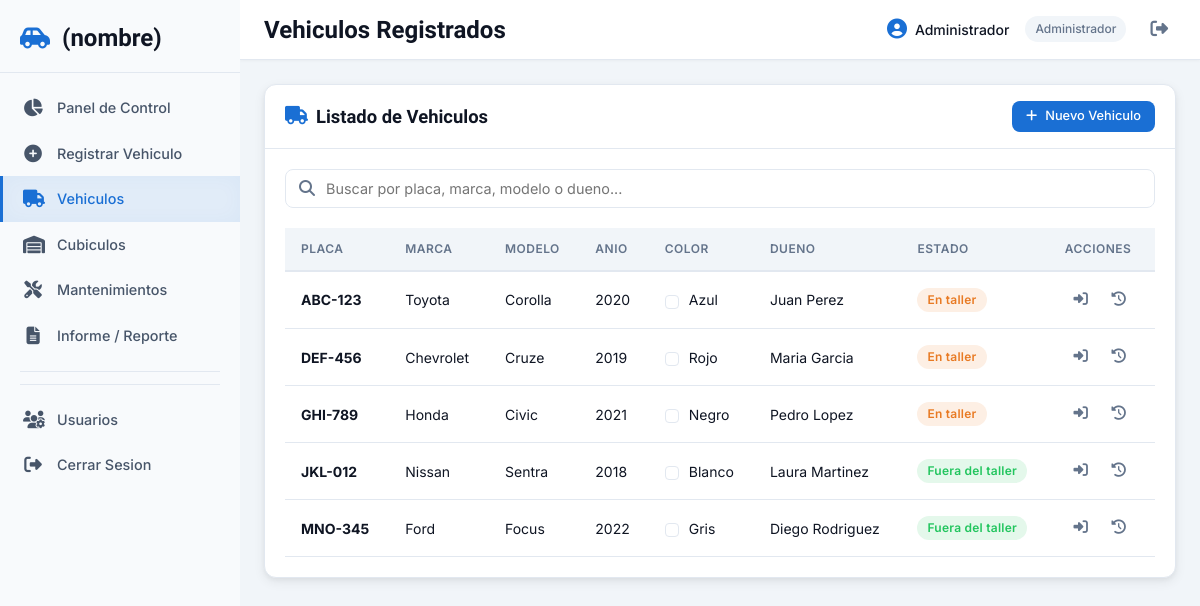
The page /vehiculos/lista.php (signed in) on the database its author committed.
### tables this page shows
CREATE TABLE IF NOT EXISTS vehiculos (
    id              INT UNSIGNED AUTO_INCREMENT PRIMARY KEY,
    placa           VARCHAR(20) NOT NULL UNIQUE,
    marca           VARCHAR(80) NOT NULL,
    modelo          VARCHAR(80) NOT NULL,
    anio            YEAR NOT NULL,
    color           VARCHAR(40) NOT NULL,
    dueno_nombre    VARCHAR(120) NOT NULL,
    dueno_telefono  VARCHAR(30),
    dueno_email     VARCHAR(150),
    creado_en       TIMESTAMP DEFAULT CURRENT_TIMESTAMP
);

### clases/Vehiculo.php (called while the page is built, shortened)
<?php
class Vehiculo
{
    private int $id;
    private string $placa;
    private string $marca;
    private string $modelo;
    private int $anio;
    private string $color;
    private string $dueno_nombre;
    public function __construct(array $datos = [])
    {
        if (!empty($datos)) {
            $this->id              = (int)($datos['id'] ?? 0);
            $this->placa           = $datos['placa'] ?? '';
            $this->marca           = $datos['marca'] ?? '';
            $this->modelo          = $datos['modelo'] ?? '';
            $this->anio            = (int)($datos['anio'] ?? 0);
            $this->color           = $datos['color'] ?? '';
            $this->dueno_nombre    = $datos['dueno_nombre'] ?? '';
        }
    }
    public function getId(): int { return $this->id; }
    public function getPlaca(): string { return $this->placa; }
    public function getMarca(): string { return $this->marca; }
    public function getModelo(): string { return $this->modelo; }
    public function getAnio(): int { return $this->anio; }
    public function getColor(): string { return $this->color; }
    public function getDuenoNombre(): string { return $this->dueno_nombre; }
    public static function listarTodos(): array
    {
        $db = Database::getInstance();
        $stmt = $db->query('SELECT * FROM vehiculos ORDER BY creado_en DESC');
        $resultados = [];
        while ($fila = $stmt->fetch()) {
            $resultados[] = new self($fila);
        }
        return $resultados;
    }
    public function tieneRegistroActivo(): bool
    {
        $db = Database::getInstance();
        $stmt = $db->prepare(
            'SELECT COUNT(*) FROM registros_entrada
             WHERE vehiculo_id = ? AND estado = ?'
        );
        $stmt->execute([$this->id, 'activo']);
        return $stmt->fetchColumn() > 0;
    }
}

### vehiculos/lista.php (the view, shortened to what this page needs)
<?php
$baseUrl = '/DS7-proyect';
require_once __DIR__ . '/../clases/Vehiculo.php';
require_once __DIR__ . '/../clases/Registro.php';
$pagina = max(1, (int)($_GET['pagina'] ?? 1));
$porPagina = 10;
$busqueda = trim($_GET['buscar'] ?? '');
$vehiculos = $busqueda !== '' ? Vehiculo::buscar($busqueda) : Vehiculo::listarTodos();
$total = count($vehiculos);
$totalPaginas = max(1, (int)ceil($total / $porPagina));
$pagina = min($pagina, $totalPaginas);
$offset = ($pagina - 1) * $porPagina;
$vehiculosPagina = array_slice($vehiculos, $offset, $porPagina);
require_once __DIR__ . '/../vistas/layout/header.php';
require_once __DIR__ . '/../vistas/layout/sidebar.php';
?>
    <main class="contenido-principal">
        <header class="header-superior">
            <h2 class="header-titulo">Vehiculos Registrados</h2>
            <div class="header-usuario">
                <span class="header-usuario-nombre">
                    <i class="fas fa-user-circle"></i>
                    <?php echo htmlspecialchars($_SESSION['nombre']); ?>
                </span>
                <span class="header-usuario-rol">
                    <?php echo $_SESSION['rol'] === 'admin' ? 'Administrador' : 'Mecanico'; ?>
                </span>
                <a href="<?php echo $baseUrl; ?>/logout.php" class="header-logout" title="Cerrar Sesion">
                    <i class="fas fa-right-from-bracket"></i>
                </a>
            </div>
        </header>
        <div class="contenido-interno">
            <div class="card">
                <div class="card-header">
                    <h3><i class="fas fa-truck"></i> Listado de Vehiculos</h3>
                    <div class="card-acciones">
                        <a href="<?php echo $baseUrl; ?>/vehiculos/registro.php" class="btn btn-primario btn-sm">
                            <i class="fas fa-plus"></i>
                            Nuevo Vehiculo
                        </a>
                    </div>
                </div>
                <div class="card-body">
                    <div class="buscador">
                        <input
                            type="text"
                            id="buscarVehiculo"
                            placeholder="Buscar por placa, marca, modelo o dueno..."
                            value="<?php echo htmlspecialchars($busqueda); ?>"
                            class="buscador-input"
                        >
                    </div>
                    <?php if (empty($vehiculos)): ?>
                        <p class="sin-datos">No se encontraron vehiculos.</p>
                    <?php else: ?>
                        <div class="tabla-responsive">
                            <table class="tabla">
                                <thead>
                                    <tr>
                                        <th>Placa</th>
                                        <th>Marca</th>
                                        <th>Modelo</th>
                                        <th>Anio</th>
                                        <th>Color</th>
                                        <th>Dueno</th>
                                        <th>Estado</th>
                                        <th>Acciones</th>
                                    </tr>
                                </thead>
                                <tbody>
                                    <?php foreach ($vehiculosPagina as $v): ?>
                                        <?php $tieneActivo = $v->tieneRegistroActivo(); ?>
                                        <tr>
                                            <td><strong><?php echo htmlspecialchars($v->getPlaca()); ?></strong></td>
                                            <td><?php echo htmlspecialchars($v->getMarca()); ?></td>
                                            <td><?php echo htmlspecialchars($v->getModelo()); ?></td>
                                            <td><?php echo $v->getAnio(); ?></td>
                                            <td>
                                                <span class="chip-color" style="background-color: <?php echo htmlspecialchars($v->getColor()); ?>;"></span>
                                                <?php echo htmlspecialchars($v->getColor()); ?>
                                            </td>
                                            <td><?php echo htmlspecialchars($v->getDuenoNombre()); ?></td>
                                            <td>
                                                <?php if ($tieneActivo): ?>
                                                    <span class="badge badge-activo">En taller</span>
                                                <?php else: ?>
                                                    <span class="badge badge-completado">Fuera del taller</span>
                                                <?php endif; ?>
                                            </td>
                                            <td class="acciones">
                                                <a href="<?php echo $baseUrl; ?>/cubiculos/panel.php?placa=<?php echo urlencode($v->getPlaca()); ?>" class="btn-accion" title="Nueva entrada">
                                                    <i class="fas fa-sign-in-alt"></i>
                                                </a>
                                                <button type="button" class="btn-accion" title="Ver historial" onclick="verHistorial(<?php echo $v->getId(); ?>)">
                                                    <i class="fas fa-history"></i>
                                                </button>
                                            </td>
                                        </tr>
                                    <?php endforeach; ?>
                                </tbody>
                            </table>
                        </div>
                    <?php endif; ?>
                </div>
            </div>
        </div>
    </main>
<?php require_once __DIR__ . '/../vistas/layout/footer.php'; ?>

### rows shown on the page
vehiculos: placa "ABC-123", marca "Toyota", modelo "Corolla", anio "2020", color "Azul", dueno_nombre "Juan Perez", shows "En taller"
vehiculos: placa "DEF-456", marca "Chevrolet", modelo "Cruze", anio "2019", color "Rojo", dueno_nombre "Maria Garcia", shows "En taller"
vehiculos: placa "GHI-789", marca "Honda", modelo "Civic", anio "2021", color "Negro", dueno_nombre "Pedro Lopez", shows "En taller"
vehiculos: placa "JKL-012", marca "Nissan", modelo "Sentra", anio "2018", color "Blanco", dueno_nombre "Laura Martinez", shows "Fuera del taller"
vehiculos: placa "MNO-345", marca "Ford", modelo "Focus", anio "2022", color "Gris", dueno_nombre "Diego Rodriguez", shows "Fuera del taller"

### other values the page prints
$_SESSION['nombre'] "Administrador"
